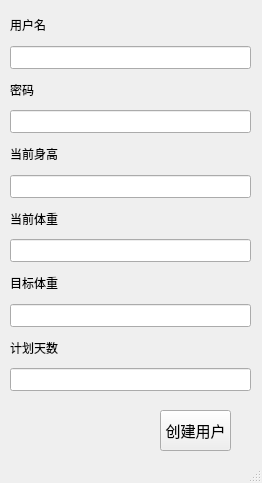
<?xml version="1.0" encoding="UTF-8"?>
<ui version="4.0">
 <class>CreateUserWindow</class>
 <widget class="QMainWindow" name="CreateUserWindow">
  <property name="geometry">
   <rect>
    <x>0</x>
    <y>0</y>
    <width>262</width>
    <height>483</height>
   </rect>
  </property>
  <property name="windowTitle">
   <string>MainWindow</string>
  </property>
  <widget class="QWidget" name="centralwidget">
   <widget class="QWidget" name="gridLayoutWidget">
    <property name="geometry">
     <rect>
      <x>10</x>
      <y>10</y>
      <width>241</width>
      <height>381</height>
     </rect>
    </property>
    <layout class="QGridLayout" name="gridLayout">
     <item row="0" column="0">
      <widget class="QLabel" name="label">
       <property name="text">
        <string>用户名</string>
       </property>
      </widget>
     </item>
     <item row="4" column="0">
      <widget class="QLabel" name="label_3">
       <property name="text">
        <string>当前身高</string>
       </property>
      </widget>
     </item>
     <item row="8" column="0">
      <widget class="QLabel" name="label_5">
       <property name="text">
        <string>目标体重</string>
       </property>
      </widget>
     </item>
     <item row="3" column="0">
      <widget class="QLineEdit" name="lineEdit_password">
       <property name="font">
        <font>
         <pointsize>10</pointsize>
        </font>
       </property>
      </widget>
     </item>
     <item row="6" column="0">
      <widget class="QLabel" name="label_4">
       <property name="text">
        <string>当前体重</string>
       </property>
      </widget>
     </item>
     <item row="2" column="0">
      <widget class="QLabel" name="label_2">
       <property name="text">
        <string>密码</string>
       </property>
      </widget>
     </item>
     <item row="7" column="0">
      <widget class="QLineEdit" name="lineEdit_weigth">
       <property name="font">
        <font>
         <pointsize>10</pointsize>
        </font>
       </property>
      </widget>
     </item>
     <item row="5" column="0">
      <widget class="QLineEdit" name="lineEdit_heigth">
       <property name="font">
        <font>
         <pointsize>10</pointsize>
        </font>
       </property>
      </widget>
     </item>
     <item row="9" column="0">
      <widget class="QLineEdit" name="lineEdit_goal_weigth">
       <property name="font">
        <font>
         <pointsize>10</pointsize>
        </font>
       </property>
      </widget>
     </item>
     <item row="10" column="0">
      <widget class="QLabel" name="label_6">
       <property name="text">
        <string>计划天数</string>
       </property>
      </widget>
     </item>
     <item row="1" column="0">
      <widget class="QLineEdit" name="lineEdit_name">
       <property name="font">
        <font>
         <pointsize>10</pointsize>
        </font>
       </property>
      </widget>
     </item>
     <item row="11" column="0">
      <widget class="QLineEdit" name="lineEdit_goal_time">
       <property name="font">
        <font>
         <pointsize>10</pointsize>
        </font>
       </property>
      </widget>
     </item>
    </layout>
   </widget>
   <widget class="QPushButton" name="pushButton_create">
    <property name="geometry">
     <rect>
      <x>160</x>
      <y>410</y>
      <width>71</width>
      <height>41</height>
     </rect>
    </property>
    <property name="font">
     <font>
      <pointsize>11</pointsize>
     </font>
    </property>
    <property name="text">
     <string>创建用户</string>
    </property>
   </widget>
  </widget>
  <widget class="QStatusBar" name="statusbar"/>
 </widget>
 <resources/>
 <connections/>
</ui>
